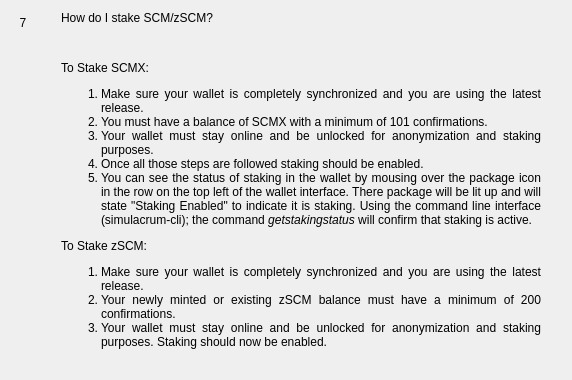
                  <widget class="QWidget" name="widgetFaq7" native="true">
                   <layout class="QHBoxLayout" name="horizontalpage_7" stretch="0,1">
                    <item alignment="Qt::AlignTop">
                     <widget class="QLabel" name="labelNumber7">
                      <property name="minimumSize">
                       <size>
                        <width>24</width>
                        <height>24</height>
                       </size>
                      </property>
                      <property name="maximumSize">
                       <size>
                        <width>16777215</width>
                        <height>24</height>
                       </size>
                      </property>
                      <property name="text">
                       <string>7</string>
                      </property>
                      <property name="alignment">
                       <set>Qt::AlignCenter</set>
                      </property>
                     </widget>
                    </item>
                    <item>
                     <layout class="QVBoxLayout" name="verticalLayoutpage_7">
                      <property name="leftMargin">
                       <number>20</number>
                      </property>
                      <property name="rightMargin">
                       <number>20</number>
                      </property>
                      <item>
                       <widget class="QLabel" name="labelSubtitle7">
                        <property name="text">
                         <string>How do I stake SCM/zSCM?</string>
                        </property>
                        <property name="wordWrap">
                         <bool>true</bool>
                        </property>
                       </widget>
                      </item>
                      <item>
                       <spacer name="verticalSpacer_70">
                        <property name="orientation">
                         <enum>Qt::Vertical</enum>
                        </property>
                        <property name="sizeType">
                         <enum>QSizePolicy::Fixed</enum>
                        </property>
                        <property name="sizeHint" stdset="0">
                         <size>
                          <width>20</width>
                          <height>30</height>
                         </size>
                        </property>
                       </spacer>
                      </item>
                      <item>
                       <widget class="QLabel" name="labelContent7">
                        <property name="text">
                         <string>
                           &lt;html&gt;&lt;head/&gt;&lt;body&gt;&lt;p align=&quot;justify&quot;&gt;
                           To Stake SCMX:
                           &lt;/p&gt;&lt;p align=&quot;justify&quot;&gt;
                           &lt;ol&gt;&lt;li&gt;
                           Make sure your wallet is completely synchronized and you are using the latest release.
                           &lt;li&gt;
                           You must have a balance of SCMX with a minimum of 101 confirmations.
                           &lt;li&gt;
                           Your wallet must stay online and be unlocked for anonymization and staking purposes.
                           &lt;li&gt;
                           Once all those steps are followed staking should be enabled.
                           &lt;li&gt;
                           You can see the status of staking in the wallet by mousing over the package icon in the row on the top left of the wallet interface. There package will be lit up and will state &quot;Staking Enabled&quot; to indicate it is staking.  Using the command line interface (simulacrum-cli); the command &lt;i&gt;getstakingstatus&lt;/i&gt; will confirm that staking is active.
                           &lt;/li&gt;&lt;/ol&gt;
                           &lt;/p&gt;&lt;p align=&quot;justify&quot;&gt;
                           To Stake zSCM:
                           &lt;/p&gt;&lt;p align=&quot;justify&quot;&gt;
                           &lt;ol&gt;&lt;li&gt;
                           Make sure your wallet is completely synchronized and you are using the latest release.
                           &lt;li&gt;
                           Your newly minted or existing zSCM balance must have a minimum of 200 confirmations.
                           &lt;li&gt;
                           Your wallet must stay online and be unlocked for anonymization and staking purposes.
                           Staking should now be enabled.
                           &lt;/li&gt;&lt;/ol&gt;
                           &lt;/p&gt;&lt;/body&gt;&lt;/html&gt;
                         </string>
                        </property>
                        <property name="alignment">
                         <set>Qt::AlignLeading|Qt::AlignLeft|Qt::AlignTop</set>
                        </property>
                        <property name="wordWrap">
                         <bool>true</bool>
                        </property>
                       </widget>
                      </item>
                      <item>
                       <spacer name="verticalSpacer_71">
                        <property name="orientation">
                         <enum>Qt::Vertical</enum>
                        </property>
                        <property name="sizeHint" stdset="0">
                         <size>
                          <width>20</width>
                          <height>20</height>
                         </size>
                        </property>
                       </spacer>
                      </item>
                     </layout>
                    </item>
                   </layout>
                  </widget>
